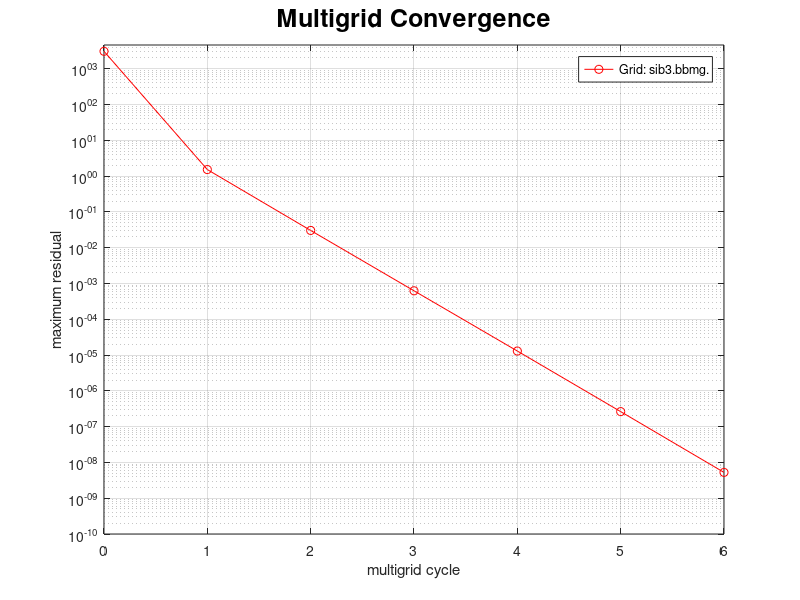

MATLAB code for this plot:
t=[0 1 2 3 4 5 6 ];
defect=[3.072e+03 1.523e+00 3.032e-02 6.249e-04 1.296e-05 2.629e-07 5.261e-09 ];
clf
set(gca,'FontSize',16);
plot(t,defect,'r-o');
title('Multigrid Convergence','FontSize',18);
ylabel('maximum residual');
xlabel('multigrid cycle');
set(gca,'YScale','log');
grid on
legend('Grid: sib3.bbmg.','BC: DDDDDD+IIIIDI+IIIIDI....','Second-order accurate.','2.8e+06 points. 4 levels.','CR=0.020, ECR=0.55, W[2,1]');

yMax=defect(1)*1.5;
yMin=1.e-10;
set(gca,'YLim',[yMin yMax]);

% pause
% print -deps2 residual.eps


% print -depsc2 residual.eps
